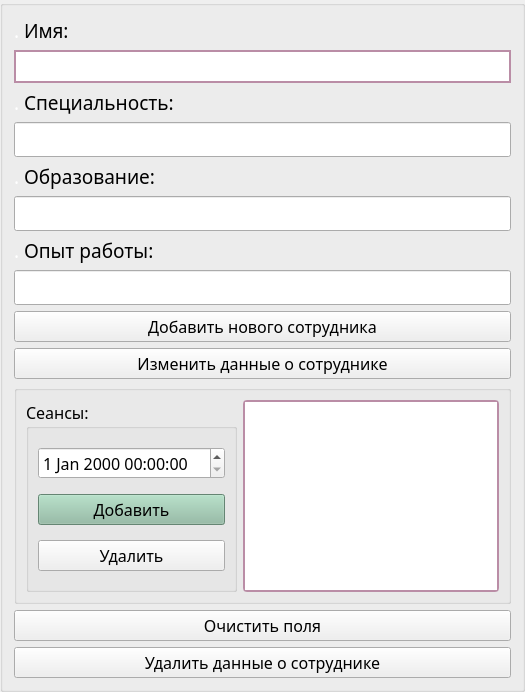
     <widget class="QGroupBox" name="groupBox">
      <property name="font">
       <font>
        <family>Malgun Gothic</family>
        <pointsize>14</pointsize>
       </font>
      </property>
      <property name="title">
       <string/>
      </property>
      <layout class="QGridLayout" name="gridLayout_3">
       <item row="5" column="1">
        <widget class="QLabel" name="label_3">
         <property name="font">
          <font>
           <family>Malgun Gothic</family>
          </font>
         </property>
         <property name="text">
          <string>&lt;html&gt;&lt;head/&gt;&lt;body&gt;&lt;p&gt;&lt;span style=&quot; font-size:14pt; color:#ffffff;&quot;&gt;.&lt;/span&gt;&lt;span style=&quot; font-size:14pt;&quot;&gt; Образование:&lt;/span&gt;&lt;/p&gt;&lt;/body&gt;&lt;/html&gt;</string>
         </property>
        </widget>
       </item>
       <item row="11" column="1">
        <widget class="QGroupBox" name="groupBox_3">
         <property name="font">
          <font>
           <family>MS Shell Dlg 2</family>
           <pointsize>14</pointsize>
          </font>
         </property>
         <property name="title">
          <string/>
         </property>
         <layout class="QGridLayout" name="gridLayout">
          <item row="1" column="1">
           <widget class="QListWidget" name="dates_list">
            <property name="font">
             <font>
              <family>Malgun Gothic</family>
              <pointsize>12</pointsize>
             </font>
            </property>
            <property name="styleSheet">
             <string notr="true">QListWidget{
   border: 2px solid #ba8da6;
  border-radius: 4px;
}</string>
            </property>
           </widget>
          </item>
          <item row="1" column="0">
           <widget class="QGroupBox" name="groupBox_4">
            <property name="font">
             <font>
              <family>Malgun Gothic</family>
              <pointsize>12</pointsize>
             </font>
            </property>
            <property name="title">
             <string>Сеансы:</string>
            </property>
            <layout class="QGridLayout" name="gridLayout_2">
             <item row="1" column="0">
              <widget class="QPushButton" name="date_add_button">
               <property name="palette">
                <palette>
                 <active>
                  <colorrole role="WindowText">
                   <brush brushstyle="SolidPattern">
                    <color alpha="255">
                     <red>0</red>
                     <green>0</green>
                     <blue>0</blue>
                    </color>
                   </brush>
                  </colorrole>
                  <colorrole role="Button">
                   <brush brushstyle="SolidPattern">
                    <color alpha="255">
                     <red>141</red>
                     <green>186</green>
                     <blue>161</blue>
                    </color>
                   </brush>
                  </colorrole>
                  <colorrole role="Text">
                   <brush brushstyle="SolidPattern">
                    <color alpha="255">
                     <red>0</red>
                     <green>0</green>
                     <blue>0</blue>
                    </color>
                   </brush>
                  </colorrole>
                  <colorrole role="ButtonText">
                   <brush brushstyle="SolidPattern">
                    <color alpha="255">
                     <red>0</red>
                     <green>0</green>
                     <blue>0</blue>
                    </color>
                   </brush>
                  </colorrole>
                  <colorrole role="Base">
                   <brush brushstyle="SolidPattern">
                    <color alpha="255">
                     <red>141</red>
                     <green>186</green>
                     <blue>161</blue>
                    </color>
                   </brush>
                  </colorrole>
                  <colorrole role="Window">
                   <brush brushstyle="SolidPattern">
                    <color alpha="255">
                     <red>141</red>
                     <green>186</green>
                     <blue>161</blue>
                    </color>
                   </brush>
                  </colorrole>
                  <colorrole role="PlaceholderText">
                   <brush brushstyle="NoBrush">
                    <color alpha="128">
                     <red>0</red>
                     <green>0</green>
                     <blue>0</blue>
                    </color>
                   </brush>
                  </colorrole>
                 </active>
                 <inactive>
                  <colorrole role="WindowText">
                   <brush brushstyle="SolidPattern">
                    <color alpha="255">
                     <red>0</red>
                     <green>0</green>
                     <blue>0</blue>
                    </color>
                   </brush>
                  </colorrole>
                  <colorrole role="Button">
                   <brush brushstyle="SolidPattern">
                    <color alpha="255">
                     <red>141</red>
                     <green>186</green>
                     <blue>161</blue>
                    </color>
                   </brush>
                  </colorrole>
                  <colorrole role="Text">
                   <brush brushstyle="SolidPattern">
                    <color alpha="255">
                     <red>0</red>
                     <green>0</green>
                     <blue>0</blue>
                    </color>
                   </brush>
                  </colorrole>
                  <colorrole role="ButtonText">
                   <brush brushstyle="SolidPattern">
                    <color alpha="255">
                     <red>0</red>
                     <green>0</green>
                     <blue>0</blue>
                    </color>
                   </brush>
                  </colorrole>
                  <colorrole role="Base">
                   <brush brushstyle="SolidPattern">
                    <color alpha="255">
                     <red>141</red>
                     <green>186</green>
                     <blue>161</blue>
                    </color>
                   </brush>
                  </colorrole>
                  <colorrole role="Window">
                   <brush brushstyle="SolidPattern">
                    <color alpha="255">
                     <red>141</red>
                     <green>186</green>
                     <blue>161</blue>
                    </color>
                   </brush>
                  </colorrole>
                  <colorrole role="PlaceholderText">
                   <brush brushstyle="NoBrush">
                    <color alpha="128">
                     <red>0</red>
                     <green>0</green>
                     <blue>0</blue>
                    </color>
                   </brush>
                  </colorrole>
                 </inactive>
                 <disabled>
                  <colorrole role="WindowText">
                   <brush brushstyle="SolidPattern">
                    <color alpha="255">
                     <red>0</red>
                     <green>0</green>
                     <blue>0</blue>
                    </color>
                   </brush>
                  </colorrole>
                  <colorrole role="Button">
                   <brush brushstyle="SolidPattern">
                    <color alpha="255">
                     <red>141</red>
                     <green>186</green>
                     <blue>161</blue>
                    </color>
                   </brush>
                  </colorrole>
                  <colorrole role="Text">
                   <brush brushstyle="SolidPattern">
                    <color alpha="255">
                     <red>0</red>
                     <green>0</green>
                     <blue>0</blue>
                    </color>
                   </brush>
                  </colorrole>
                  <colorrole role="ButtonText">
                   <brush brushstyle="SolidPattern">
                    <color alpha="255">
                     <red>0</red>
                     <green>0</green>
                     <blue>0</blue>
                    </color>
                   </brush>
                  </colorrole>
                  <colorrole role="Base">
                   <brush brushstyle="SolidPattern">
                    <color alpha="255">
                     <red>141</red>
                     <green>186</green>
                     <blue>161</blue>
                    </color>
                   </brush>
                  </colorrole>
                  <colorrole role="Window">
                   <brush brushstyle="SolidPattern">
                    <color alpha="255">
                     <red>141</red>
                     <green>186</green>
                     <blue>161</blue>
                    </color>
                   </brush>
                  </colorrole>
                  <colorrole role="PlaceholderText">
                   <brush brushstyle="NoBrush">
                    <color alpha="128">
                     <red>0</red>
                     <green>0</green>
                     <blue>0</blue>
                    </color>
                   </brush>
                  </colorrole>
                 </disabled>
                </palette>
               </property>
               <property name="font">
                <font>
                 <family>Malgun Gothic</family>
                 <pointsize>12</pointsize>
                 <underline>false</underline>
                 <strikeout>false</strikeout>
                </font>
               </property>
               <property name="text">
                <string>Добавить</string>
               </property>
              </widget>
             </item>
             <item row="0" column="0">
              <widget class="QDateTimeEdit" name="date_choose">
               <property name="font">
                <font>
                 <family>Malgun Gothic</family>
                 <pointsize>12</pointsize>
                </font>
               </property>
              </widget>
             </item>
             <item row="2" column="0">
              <widget class="QPushButton" name="date_delete_button">
               <property name="font">
                <font>
                 <family>Malgun Gothic</family>
                 <pointsize>12</pointsize>
                 <underline>false</underline>
                 <strikeout>false</strikeout>
                </font>
               </property>
               <property name="text">
                <string>Удалить</string>
               </property>
              </widget>
             </item>
            </layout>
           </widget>
          </item>
         </layout>
        </widget>
       </item>
       <item row="7" column="1">
        <widget class="QLabel" name="label_4">
         <property name="font">
          <font>
           <family>Malgun Gothic</family>
          </font>
         </property>
         <property name="text">
          <string>&lt;html&gt;&lt;head/&gt;&lt;body&gt;&lt;p&gt;&lt;span style=&quot; font-size:14pt; color:#ffffff;&quot;&gt;.&lt;/span&gt;&lt;span style=&quot; font-size:14pt;&quot;&gt; Опыт работы:&lt;/span&gt;&lt;/p&gt;&lt;/body&gt;&lt;/html&gt;</string>
         </property>
        </widget>
       </item>
       <item row="12" column="1">
        <widget class="QPushButton" name="clean_button">
         <property name="font">
          <font>
           <family>Malgun Gothic</family>
           <pointsize>12</pointsize>
           <underline>false</underline>
           <strikeout>false</strikeout>
          </font>
         </property>
         <property name="text">
          <string>Очистить поля</string>
         </property>
        </widget>
       </item>
       <item row="6" column="1">
        <widget class="QLineEdit" name="education_line">
         <property name="font">
          <font>
           <family>Malgun Gothic</family>
           <pointsize>14</pointsize>
          </font>
         </property>
        </widget>
       </item>
       <item row="15" column="1">
        <widget class="QPushButton" name="delete_button">
         <property name="font">
          <font>
           <family>Malgun Gothic</family>
           <pointsize>12</pointsize>
           <underline>false</underline>
           <strikeout>false</strikeout>
          </font>
         </property>
         <property name="text">
          <string>Удалить данные о сотруднике</string>
         </property>
        </widget>
       </item>
       <item row="4" column="1">
        <widget class="QLineEdit" name="prof_line">
         <property name="font">
          <font>
           <family>Malgun Gothic</family>
           <pointsize>14</pointsize>
          </font>
         </property>
        </widget>
       </item>
       <item row="10" column="1">
        <widget class="QPushButton" name="edit_button">
         <property name="font">
          <font>
           <family>Malgun Gothic</family>
           <pointsize>12</pointsize>
           <underline>false</underline>
           <strikeout>false</strikeout>
          </font>
         </property>
         <property name="text">
          <string>Изменить данные о сотруднике</string>
         </property>
        </widget>
       </item>
       <item row="2" column="1">
        <widget class="QLineEdit" name="name_line">
         <property name="font">
          <font>
           <family>Malgun Gothic</family>
           <pointsize>14</pointsize>
          </font>
         </property>
         <property name="styleSheet">
          <string notr="true">QLineEdit{
      border: 2px solid #ba8da6;
}</string>
         </property>
        </widget>
       </item>
       <item row="1" column="1">
        <widget class="QLabel" name="label">
         <property name="font">
          <font>
           <family>Malgun Gothic</family>
           <pointsize>14</pointsize>
          </font>
         </property>
         <property name="text">
          <string>&lt;html&gt;&lt;head/&gt;&lt;body&gt;&lt;p&gt;&lt;span style=&quot; font-size:14pt; color:#ffffff;&quot;&gt;.&lt;/span&gt;&lt;span style=&quot; font-size:14pt;&quot;&gt; Имя:&lt;/span&gt;&lt;/p&gt;&lt;/body&gt;&lt;/html&gt;</string>
         </property>
        </widget>
       </item>
       <item row="3" column="1">
        <widget class="QLabel" name="label_2">
         <property name="font">
          <font>
           <family>Malgun Gothic</family>
          </font>
         </property>
         <property name="text">
          <string>&lt;html&gt;&lt;head/&gt;&lt;body&gt;&lt;p&gt;&lt;span style=&quot; font-size:14pt; color:#ffffff;&quot;&gt;.&lt;/span&gt;&lt;span style=&quot; font-size:14pt;&quot;&gt; Специальность:&lt;/span&gt;&lt;/p&gt;&lt;/body&gt;&lt;/html&gt;</string>
         </property>
        </widget>
       </item>
       <item row="8" column="1">
        <widget class="QLineEdit" name="experiense_line">
         <property name="font">
          <font>
           <family>Malgun Gothic</family>
           <pointsize>14</pointsize>
          </font>
         </property>
        </widget>
       </item>
       <item row="9" column="1">
        <widget class="QPushButton" name="new_button">
         <property name="font">
          <font>
           <family>Malgun Gothic</family>
           <pointsize>12</pointsize>
           <underline>false</underline>
           <strikeout>false</strikeout>
          </font>
         </property>
         <property name="text">
          <string>Добавить нового сотрудника</string>
         </property>
        </widget>
       </item>
      </layout>
     </widget>
